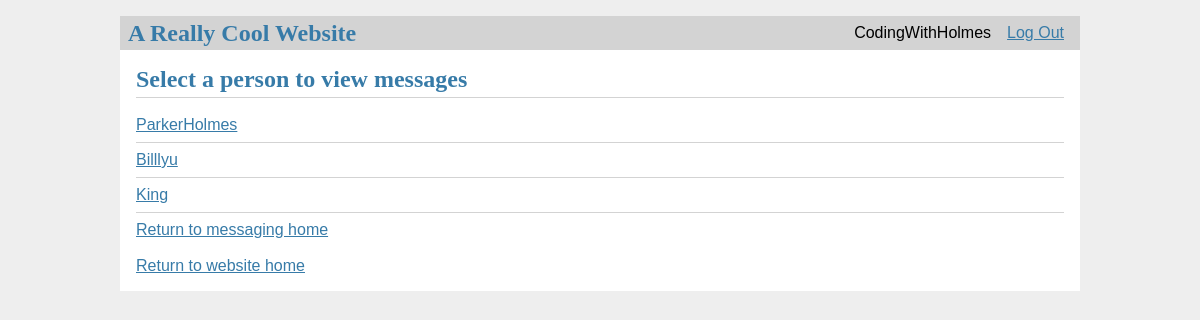
The app's page /messaging/messagehistory (signed in), older data.
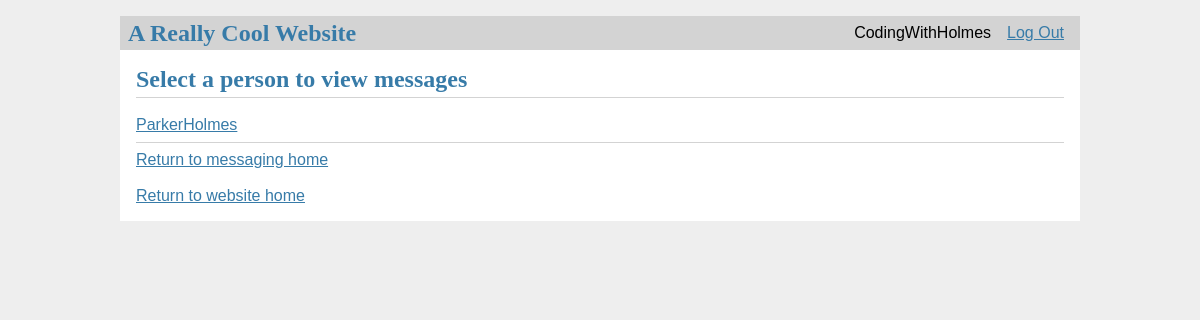
The same page, newer data.
### tables this page shows
CREATE TABLE user (
  id INTEGER PRIMARY KEY AUTOINCREMENT,
  username TEXT UNIQUE NOT NULL,
  password TEXT NOT NULL
);

CREATE TABLE messaging (
  id INTEGER PRIMARY KEY AUTOINCREMENT,
  sender TEXT NOT NULL,
  receiver TEXT NOT NULL,
  message TEXT NOT NULL,
  date TEXT NOT NULL,
  time TEXT NOT NULL
);

### swapiwebsite/messaging.py (the view)
@bp.route('/messagehistory', methods=('GET', 'POST'))
def message_history():
    db = get_db()
    receiver_list = db.execute(
        "SELECT receiver FROM messaging WHERE sender = ?", (g.user['username'],)
    ).fetchall()
    print(receiver_list)
    user_list = []
    for user in receiver_list:
        if user['receiver'] not in user_list:
            user_list.append(user['receiver'])
        else:
            print("User already in list")
    print(user_list)
    return render_template('messaging/receiverlist.html', user_list=user_list)

### swapiwebsite/auth.py (called while the page is built)
@bp.before_app_request
def load_logged_in_user():
    user_id = session.get('user_id')
    if user_id is None:
        g.user = None
    else:
        g.user = get_db().execute(
            'SELECT * FROM user WHERE id = ?', (user_id,)
        ).fetchone()

### swapiwebsite/db.py (called while the page is built)
def get_db():
    if 'db' not in g:
        g.db = sqlite3.connect(
            current_app.config['DATABASE'],
            detect_types=sqlite3.PARSE_DECLTYPES
        )
        g.db.row_factory = sqlite3.Row
    return g.db

### swapiwebsite/templates/messaging/receiverlist.html
{% extends 'base.html' %}
{% block header %}
  <h1>{% block title %}Select a person to view messages{% endblock %}</h1>
{% endblock %}
{% block content %}
    <br>
  {% for user in user_list %}
    <div><a class="action" href="{{ url_for('messaging.message_thread', textee=user) }}">{{ user }}</a></div>
    {% if not loop.last %}
      <hr>
    {% endif %}
  {% endfor %}
  <hr>
  <div>
    <a class="action" href="{{ url_for('messaging.home') }}">Return to messaging home</a>
  </div>
  <br>
  <div>
    <a class="action" href="{{ url_for('home.index') }}">Return to website home</a>
  </div>
{% endblock %}

### swapiwebsite/templates/base.html (shortened to what this page needs)
<!doctype html>
<link rel="stylesheet" href="{{ url_for('static', filename='style.css') }}">
<nav>
  <h1>A Really Cool Website</h1>
  <ul>
    {% if g.user %}
      <li><span>{{ g.user['username'] }}</span>
      <li><a href="{{ url_for('auth.logout') }}">Log Out</a>
    {% else %}
      <li><a href="{{ url_for('auth.register') }}">Register</a>
      <li><a href="{{ url_for('auth.login') }}">Log In</a>
    {% endif %}
  </ul>
</nav>
<section class="content">
  <header>
    {% block header %}{% endblock %}
  </header>
  {% block content %}{% endblock %}
</section>

### swapiwebsite/static/style.css (style rules this page uses)
h1 { font-family: serif; color: #377ba8; margin: 1rem 0; }
a { color: #377ba8; }
hr { border: none; border-top: 1px solid lightgray; }
nav { background: lightgray; display: flex; align-items: center; padding: 0 0.5rem; }
nav h1 { flex: auto; margin: 0; }
nav ul { display: flex; list-style: none; margin: 0; padding: 0; }
nav ul li a, nav ul li span, header .action { display: block; padding: 0.5rem; }
.content { padding: 0 1rem 1rem; }
.content > header { border-bottom: 1px solid lightgray; display: flex; align-items: flex-end; }
.content > header h1 { flex: auto; margin: 1rem 0 0.25rem 0; }
.content:last-child { margin-bottom: 0; }

Row changes from the older to the newer data that the page shows:
removed messaging: receiver "Billlyu"
removed messaging: receiver "King"
